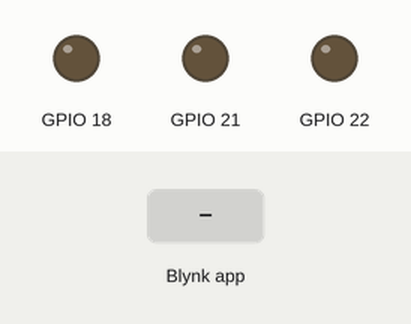
Recording of a sketch running on a simulated ESP32. Shown: output pins drawn as LEDs (lit = HIGH). Inputs (shaded band) come from the test bench. WiFi joins after 1.5 s; servers stay silent unless stated; what the sketch prints to the serial monitor is not drawn.

Above: at 3.0 s.
3.1 s: Blynk app writes 1 to V0
At 4.0 s:
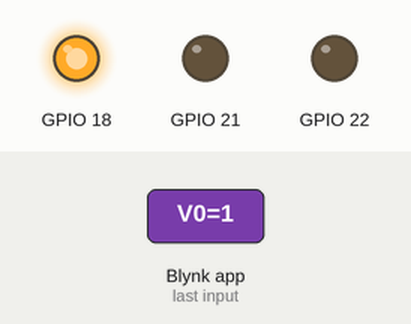
4.6 s: Blynk app writes 1 to V1
At 5.1 s:
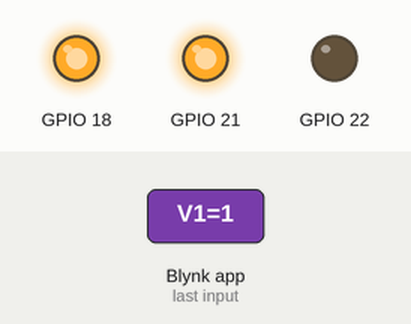
6.1 s: Blynk app writes 0 to V0
At 7.3 s:
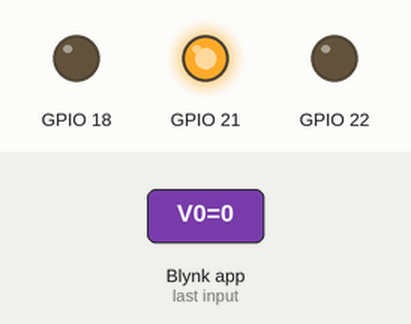
7.6 s: Blynk app writes 1 to V2
At 8.5 s:
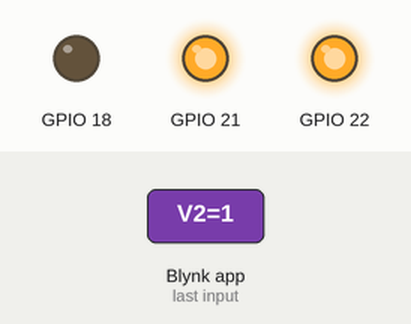
9.1 s: Blynk app writes 200 to V0
At 9.6 s:
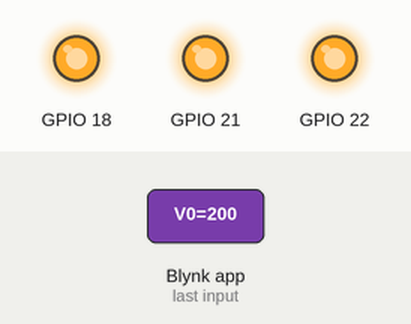
10.6 s: Blynk app writes 0 to V1
At 11.9 s:
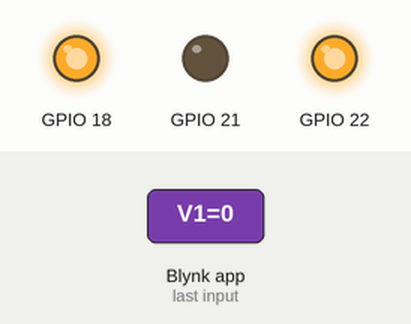
Timing chart, 0 to 13.1 s (numbered marks = the images above; inputs shaded):
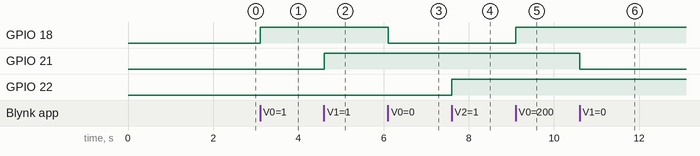

Measured:
- after the input at 3.1 s, GPIO 18: LOW → HIGH at once
- after the input at 4.6 s, GPIO 21: LOW → HIGH at once
- after the input at 6.1 s, GPIO 18: HIGH → LOW at once
- after the input at 7.6 s, GPIO 22: LOW → HIGH at once
- after the input at 9.1 s, GPIO 18: LOW → HIGH at once
- after the input at 10.6 s, GPIO 21: HIGH → LOW at once

The sketch:

ESP32cloudreceiver.ino
```cpp
#define BLYNK_PRINT Serial


#define BLYNK_TEMPLATE_ID "ID"
#define BLYNK_TEMPLATE_NAME "NAME"
#define BLYNK_AUTH_TOKEN "TOKEN"
#include <WiFi.h>
#include <WiFiClient.h>
#include <BlynkSimpleEsp32.h>


char ssid[] = "SSID";
char pass[] = "PASS";

void setup()
{

  Serial.begin(9600);
  Serial.println("Alive");
pinMode(18,OUTPUT);
pinMode(21,OUTPUT);
pinMode(22,OUTPUT);
  Blynk.begin(BLYNK_AUTH_TOKEN, ssid, pass);
  Serial.println("Connected?");
}

BLYNK_WRITE(V0)
{
  int red = param.asInt();
  if(red>0)
    digitalWrite(18,HIGH);
  else
  digitalWrite(18,LOW);
}

BLYNK_WRITE(V1)
{
  int green = param.asInt();
  if(green>0)
    digitalWrite(21,HIGH);
  else
  digitalWrite(21,LOW);
}

BLYNK_WRITE(V2)
{
  int blue = param.asInt();
  if(blue>0)
    digitalWrite(22,HIGH);
  else
  digitalWrite(22,LOW);
}
void loop()
{
  Blynk.run();
Serial.println("inloop");

}
```
